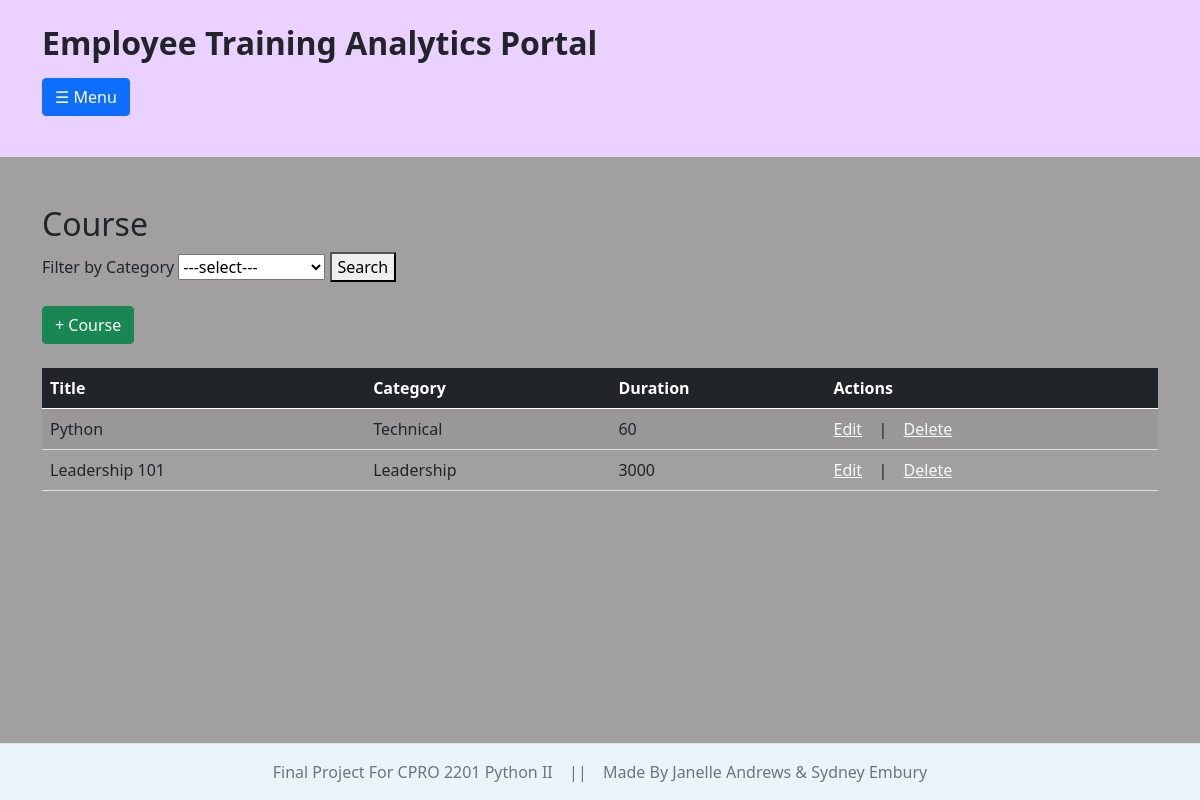
/analytics_portal/courses/, run on an earlier commit of the app's database.
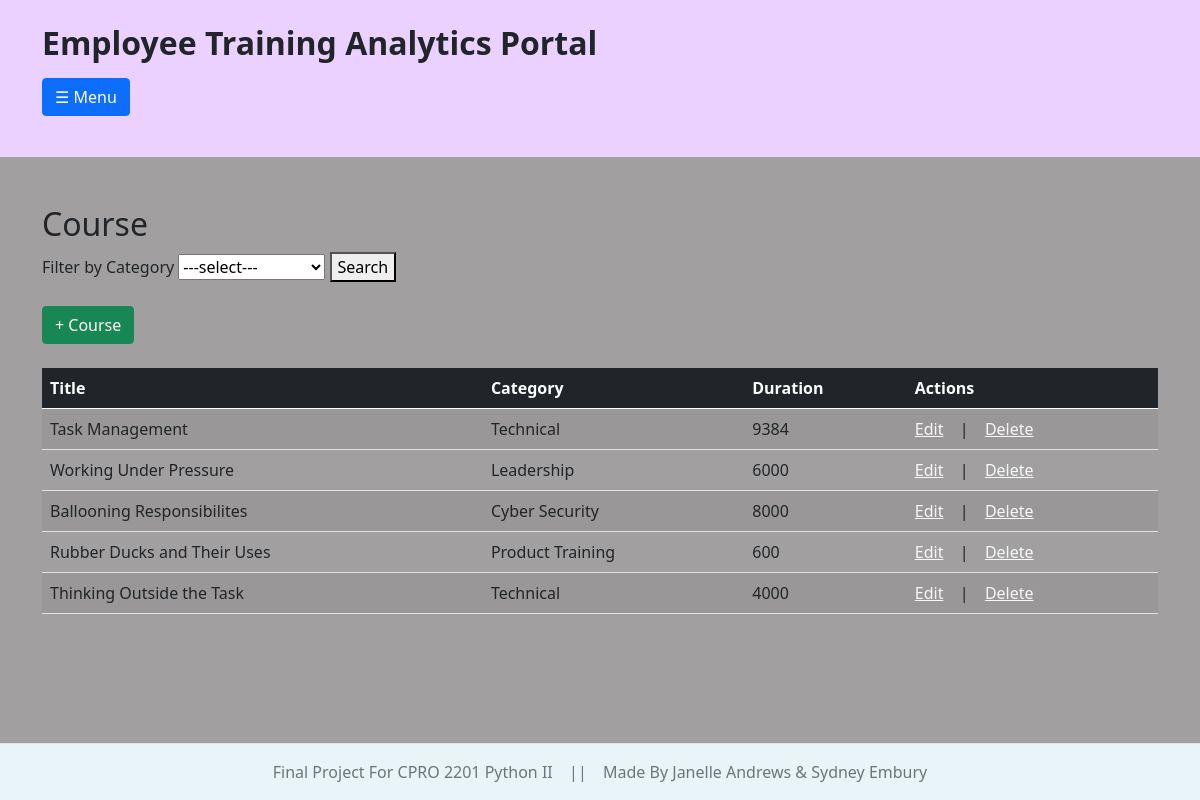
And on a later commit of the database.
### analytics_portal/models.py (models this page shows, shortened)
class Course (models.Model):
    category_choices = {
        '1':'Technical',
        '2':'Security',
        '3':'Soft Skills',
        '4':'Leadership',
        '5':'Product Training',
        '6':'Cyber Security',
        '7':'Ethics',
        '8':'Other'
    }
    title = models.CharField(max_length=200)
    category = models.CharField(choices = category_choices)
    duration_minutes = models.IntegerField()

### analytics_portal/views.py (the view)
# urls.py: path('courses/',views.course_list,name="course_list" ),
def course_list(request):
    category_filter = request.GET.get('category', '')
    categories = Course._meta.get_field('category').choices
    courses = Course.objects.all()
    if category_filter:
        courses = courses.filter(category=category_filter)
    return render(request, 'analytics_portal/course/course_list.html', {'courses':courses, "categories":categories})

### analytics_portal/templates/analytics_portal/course/course_list.html (shortened to what this page needs)
{% extends "analytics_portal/global_layout.html" %}
{% block content %}
    <h2>Course</h2>
    <form method="GET">
        <label for="category">Filter by Category</label>
        <select name="category" >
            <option value="">---select---</option>
        </select>
        <button type="submit">Search</button>
    </form>
    <div class="mt-4">
        <a href="{% url 'add_course' %}" class="btn btn-success">+ Course</a>
    </div>
    <div class="table-responsive mt-4">
        <table class="table table-striped table-hover" boarder="1">
            <thead class="table-dark">
                <tr>
                    <th>Title</th>
                    <th>Category</th>
                    <th>Duration</th>
                    <th>Actions</th>
                </tr>
            </thead>
            <tbody>
                {% for course in courses %}
                    <tr>
                        <td>{{course.title}}</td>
                        <td>{{course.get_category_display}}</td>
                        <td>{{course.duration_minutes}}</td>
                        <td>
                            <a class="link-light" href="{% url 'update_course' course.id %}">Edit</a>
                            &ensp; | &ensp;
                            <a class="link-light" href="{% url 'delete_course' course.id %}">Delete</a>
                        </td>
                    </tr>
                    {% empty %}
                    <tr>
                        <td colspan="4"> No results found.</td>
                    </tr>
                {% endfor %}
            </tbody>
        </table>
    </div>
{% endblock %}

What changed in the data, as far as the page shows it:
removed Course: title "Python", category "Technical", duration_minutes "60"
removed Course: title "Leadership 101", category "Leadership", duration_minutes "3000"
added Course: title "Task Management", category "Technical", duration_minutes "9384"
added Course: title "Working Under Pressure", category "Leadership", duration_minutes "6000"
added Course: title "Ballooning Responsibilites", category "Cyber Security", duration_minutes "8000"
added Course: title "Rubber Ducks and Their Uses", category "Product Training", duration_minutes "600"
added Course: title "Thinking Outside the Task", category "Technical", duration_minutes "4000"
